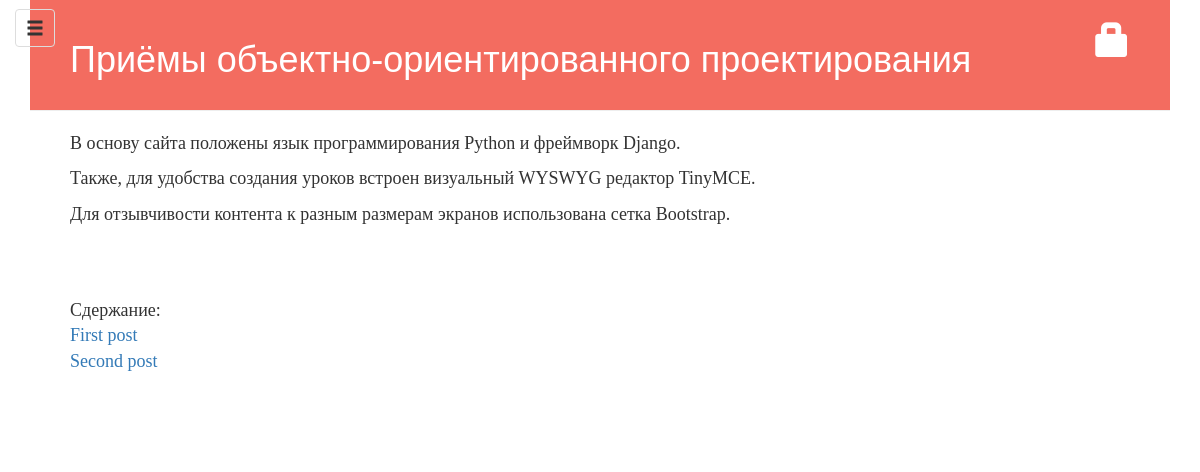
Before: / with the older database file.
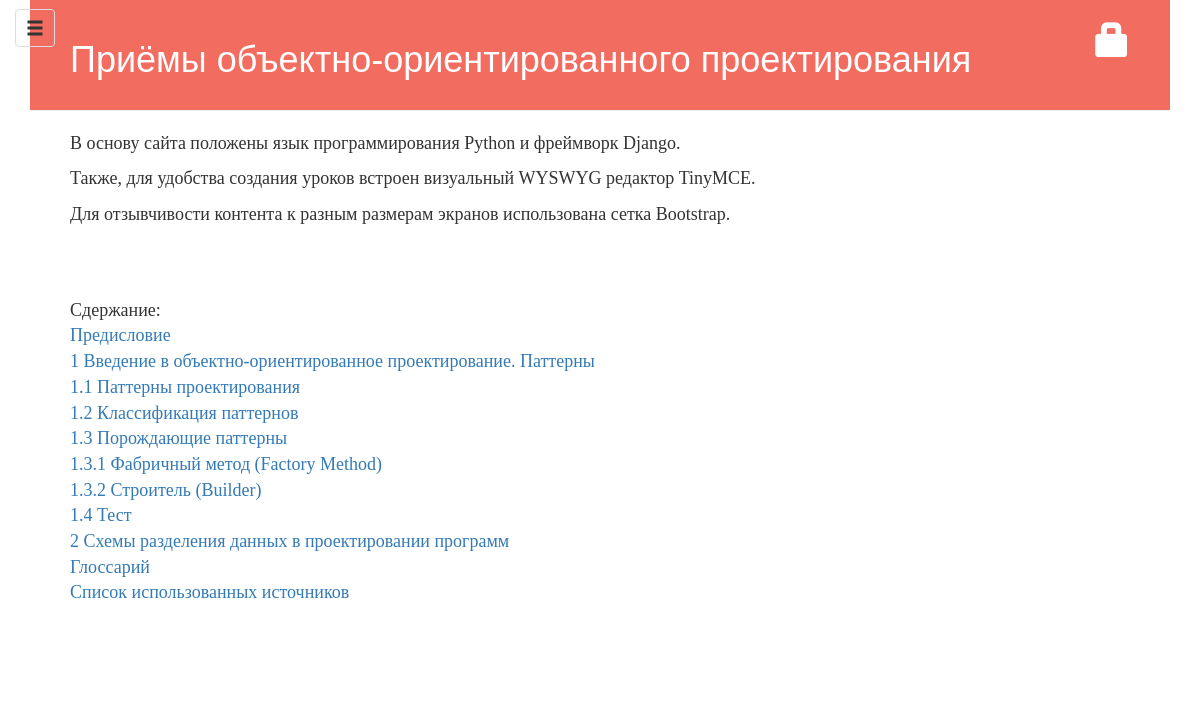
After: the same page with the newer database file.
### blog/models.py (models this page shows, shortened)
class Post(models.Model):
    author = models.ForeignKey('auth.User')
    title = models.CharField(max_length=200)
    text = models.TextField()
    created_date = models.DateTimeField(default=timezone.now)
    published_date = models.DateTimeField(blank=True, null=True)

### blog/views.py (the view)
# urls.py: url(r'^$', views.post_list, name='post_list'),
def post_list(request):
    posts = Post.objects.filter(published_date__lte=timezone.now()).order_by('published_date')
    return render(request, 'blog/post_list.html', {'posts': posts})

### blog/templates/blog/post_list.html
{% extends 'blog/base.html' %}
{% block content %}
    <div class="post">
        <p>В основу сайта положены язык программирования Python и фреймворк Django.</p>
        <p>Также, для удобства создания уроков встроен визуальный WYSWYG редактор TinyMCE.</p>
        <p>Для отзывчивости контента к разным размерам экранов использована сетка Bootstrap.</p>
    </div>
    <div class="post">
        Сдержание:
        {% for post in posts %}
            <div><a href="{% url 'post_detail' pk=post.pk %}">{{ post.title }}</a></div>
        {% endfor %}
    </div>
{% endblock content %}

### blog/templates/blog/base.html (shortened to what this page needs)
{% load staticfiles %}
<!DOCTYPE html>
<html>
    <head>
        <link href="https://netdna.bootstrapcdn.com/bootstrap/3.3.7/css/bootstrap.min.css" rel="stylesheet">
        <link href="https://netdna.bootstrapcdn.com/bootstrap/3.3.7/css/bootstrap-theme.min.css" rel="stylesheet">
        <link rel="stylesheet" href="{% static 'css/jasny-bootstrap.min.css' %}">
        <link rel="stylesheet" href="{% static 'css/blog.css' %}">
    </head>
    <body>
        <div class="navbar navbar-default navbar-fixed-top" style="box-shadow: none">
            <button type="button" class="navbar-toggle glyphicon glyphicon-menu-hamburger" data-toggle="offcanvas" data-target=".navmenu" data-canvas="body">
            </button>
        </div>
        <div class="container">
            <div class="page-header">
                {% if user.is_authenticated %}
                    <a href="{% url 'post_new' %}" class="top-menu"><span class="glyphicon glyphicon-plus"></span></a>
                    <a href="{% url 'post_draft_list' %}" class="top-menu"><span class="glyphicon glyphicon-edit"></span></a>
                    <a href="{% url 'logout' %}" class="top-menu"><span class="glyphicon glyphicon-folder-close"></span></a>
                {% else %}
                    <a href="{% url 'login' %}" class="top-menu"><span class="glyphicon glyphicon-lock"></span></a>
                {% endif %}
                <h1><a href="/">Приёмы объектно-ориентированного проектирования</a></h1>
            </div>
            <div class="content ">
                <div class="row">
                    <div class="col-md-10">
                    {% block content %}
                    {% endblock %}
                    </div>
                </div>
            </div>
        </div>
    </body>
</html>

### blog/static/css/blog.css (style rules this page uses)
body { font-family: "Source Serif Pro", serif; font-size: 18px; height: 100%; padding: 50px 0 0 0; }
h1 { font-family: "Source Sans Pro Bold", arial; }
h1 a { color: #FCA205; color: #444444 !important; }
.page-header { background-color: #f36c60; margin-top: 0; padding: 20px 20px 20px 40px; }
.page-header h1, .page-header h1 a, .page-header h1 a:visited, .page-header h1 a:active { color: #ffffff !important; font-size: 36px; text-decoration: none; }
.content { margin-left: 40px; }
.top-menu, .top-menu:hover, .top-menu:visited { color: #ffffff; float: right; font-size: 26pt; margin-right: 20px; }
.post { margin-bottom: 70px; }
.navbar-toggle { float: left; margin-left: 15px; }
@media (min-width: 0) { .navbar-toggle { display: block; } }
@media (min-width: 992px) { body { padding: 0; } }
@media (min-width: 992px) { .navbar { right: auto; background: none; border: none; } }

Changed rows visible on the page:
removed Post: title "First post"
removed Post: title "Second post"
added Post: title "Предисловие"
now on this page (row edited): Post: title "1 Введение в объектно-ориентированное проектирование. Паттерны"
now on this page (row edited): Post: title "1.1 Паттерны проектирования"
added Post: title "1.2 Классификация паттернов"
added Post: title "1.3 Порождающие паттерны"
added Post: title "1.3.1 Фабричный метод (Factory Method)"
added Post: title "1.3.2 Строитель (Builder)"
added Post: title "1.4 Тест"
added Post: title "2 Схемы разделения данных в проектировании программ"
added Post: title "Глоссарий"
added Post: title "Список использованных источников"
